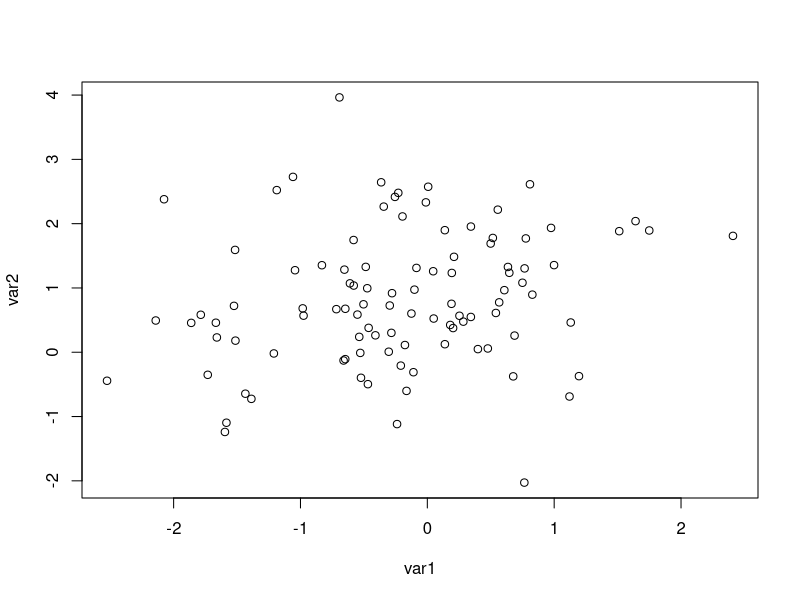
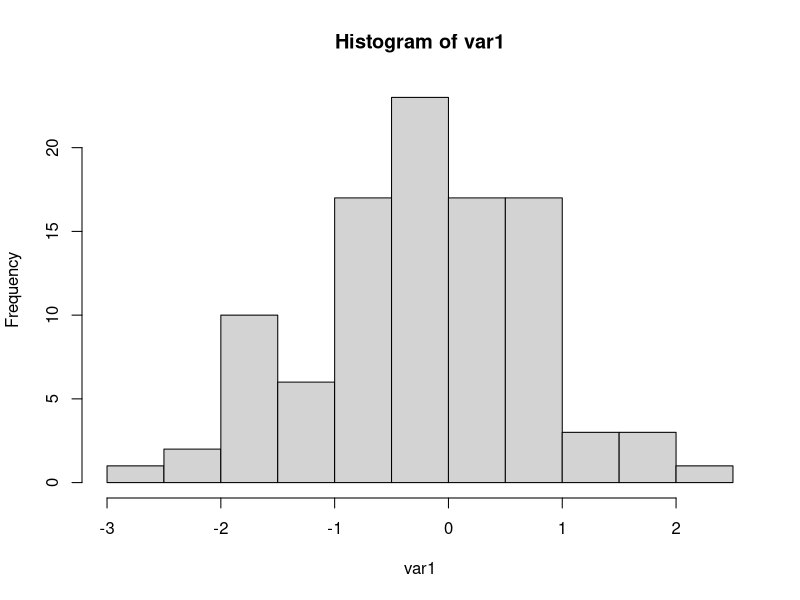
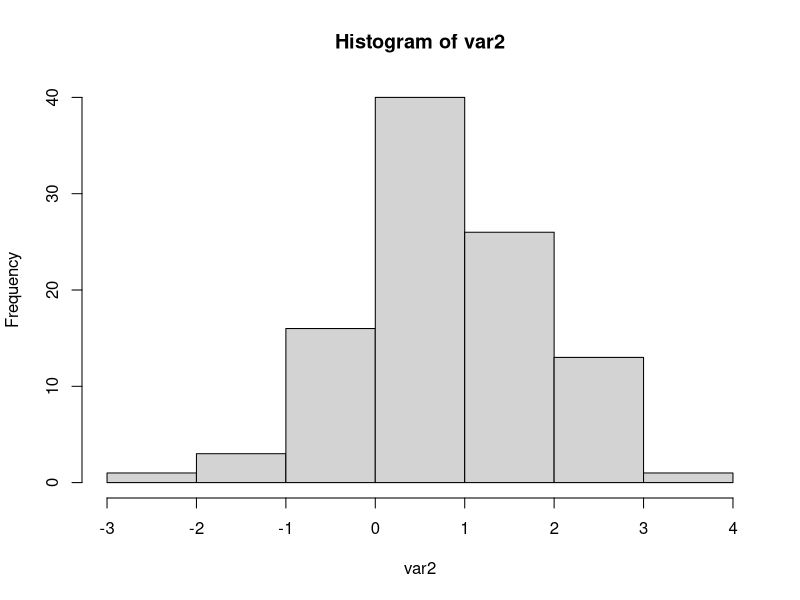
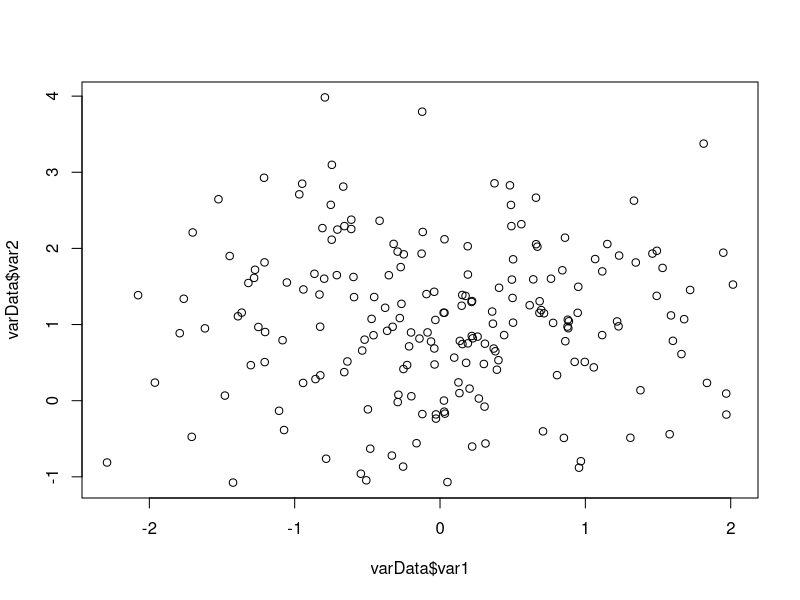
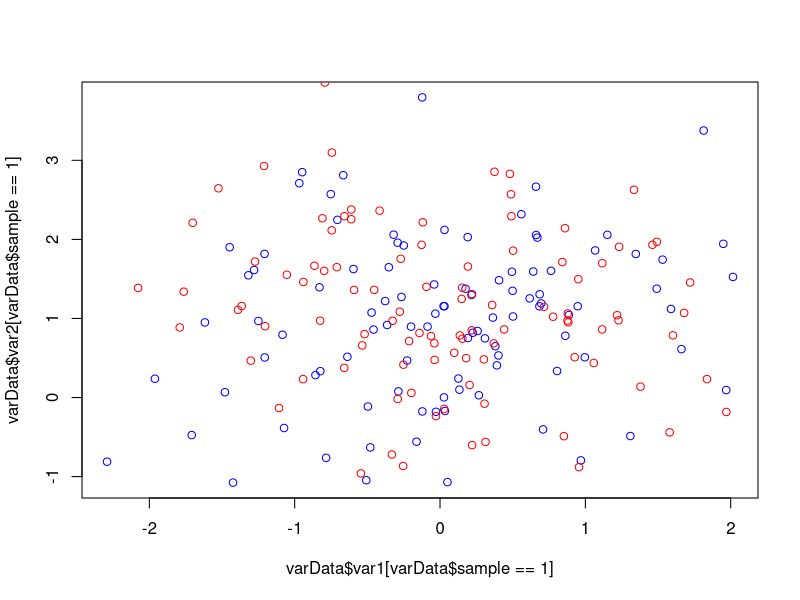
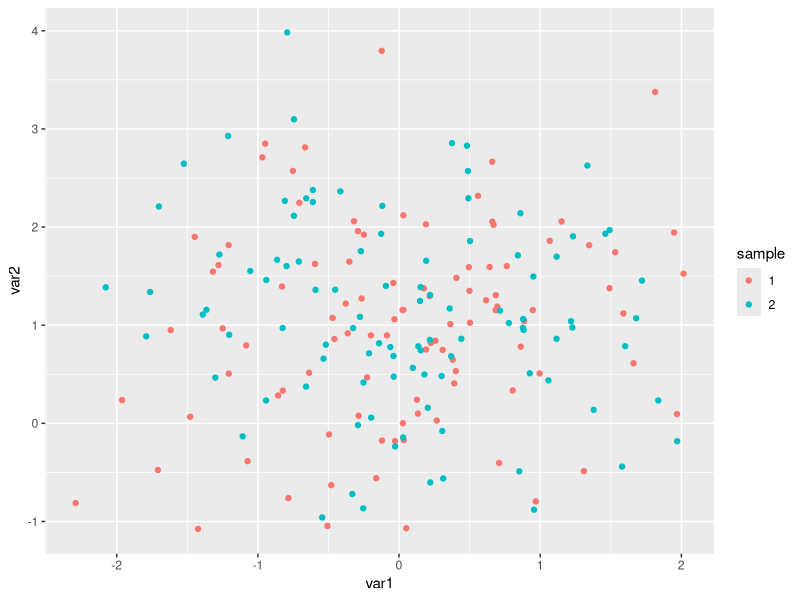
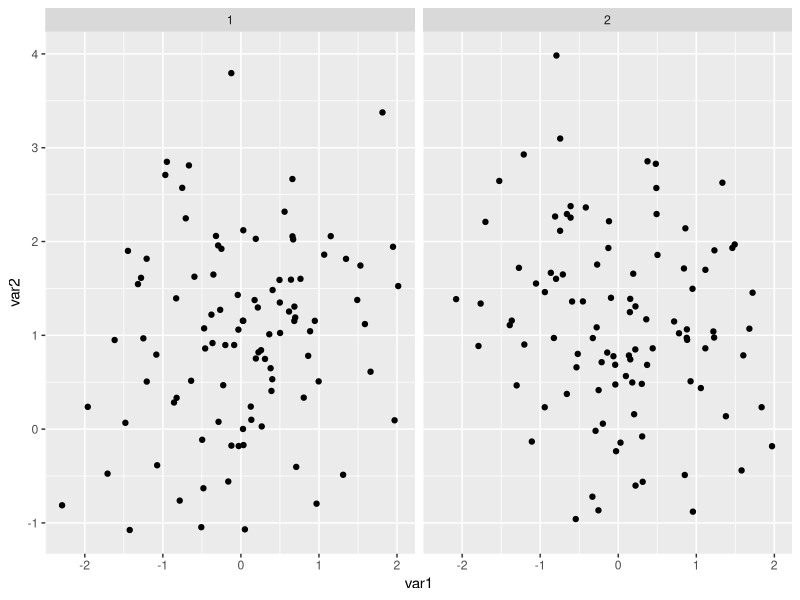
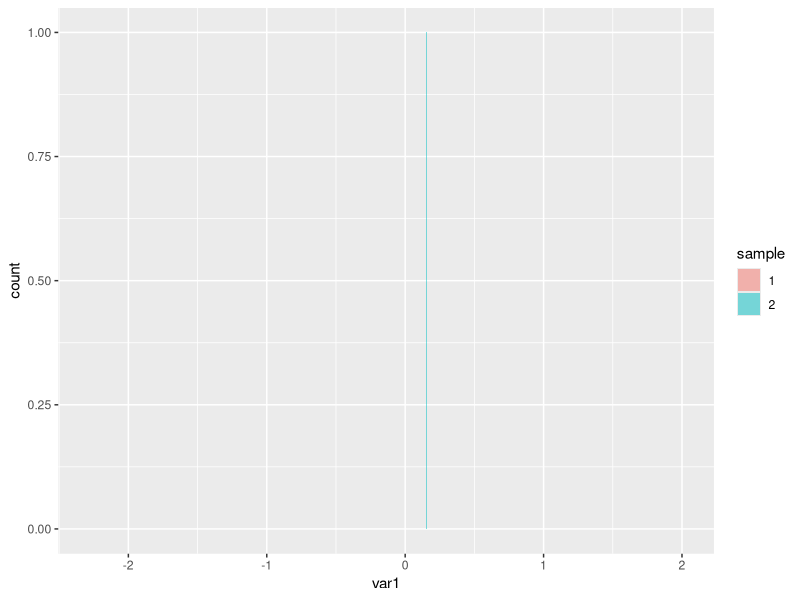

Generate these figures, in order, with R:
## ---- chunk 1
var1 <- rnorm(100)
var2 <- rnorm(100, 1)
plot(var1, var2)
## ---- chunk 2
hist(var1)
hist(var2)
## ---- chunk 3
varData <- data.frame(var1=c(rnorm(100), rnorm(100)), var2=c(rnorm(100, 1), rnorm(100,1)), sample=rep(c(1,2), each=100))
## ---- chunk 4
plot(varData$var1, varData$var2)
## ---- chunk 5
plot(varData$var1[varData$sample==1], varData$var2[varData$sample==1], col="blue")
points(varData$var1[varData$sample==2], varData$var2[varData$sample==2], col="red")
## ---- chunk 6
library(ggplot2)
varData$sample <- factor(varData$sample)
ggplot(varData, aes(x=var1, y=var2, colour=sample)) + geom_point()
ggplot(varData, aes(x=var1, y=var2)) + geom_point() + facet_grid(. ~ sample)
## ---- chunk 7
ggplot(varData, aes(x=var1, fill=sample)) + geom_bar(position="identity", alpha=0.5)
ggplot(varData, aes(x=var1, fill=sample)) + geom_density(alpha=0.5)
## ---- chunk 8
library(reshape2)
varData2 <- melt(varData, measure.vars=c("var1", "var2"))

ggplot(varData2, aes(x=value, fill=sample)) + geom_bar(position="identity", alpha=0.5) + facet_grid(. ~ variable)
ggplot(varData2, aes(x=value)) + geom_bar() + facet_grid(sample ~ variable)
## ---- chunk 9
metabData <- read.table("pumpkin_tomatillo_data.csv",
                        sep=",", header=T, stringsAsFactors=FALSE)
colnames(metabData)[4:151] <- seq(1, 148)

metab2 <- melt(metabData, id.vars=seq(1,3), measure.vars=seq(4, 151))
varNameData <- read.table("metabID.csv", sep=",", header=T, stringsAsFactors=FALSE)

metab2$metabName <- rep(varNameData$name, each=24)
metabData <- metab2
newTreat <- rep("fresh", nrow(metabData))
newTreat[grep("lyophilized", metabData$Treatment)] <- "lyoph"
metabData$treat <- newTreat
## ---- chunk 10
ggplot(metabData, aes(x=value, fill=treat)) + geom_density(alpha=0.8) + facet_grid(Species ~ ., scales="free_y") + xlim(0, 5000)
ggplot(metabData, aes(x=value, fill=Species)) + geom_density(alpha=0.8) + facet_grid(treat ~ ., scales="free_y") + xlim(0, 5000)
